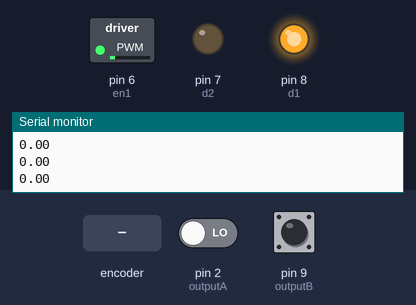
The sketch below on a simulated Arduino Uno, built with avr-gcc and run on an emulated ATmega328P. Parts: switched loads named in the sketch (green lamp = pin HIGH), output pins drawn as LEDs (lit = HIGH), the last lines printed to the serial monitor. The test bench sets the inputs (shaded band); at power-on: pin 2 (outputA) LOW, pin 9 (outputB) HIGH.

Above: at 1.2 s.
1.3 s: rotary encoder on pin 2 (outputA) / pin 9 (outputB) turned 1 step (first pin leading)
At 2.89 s:
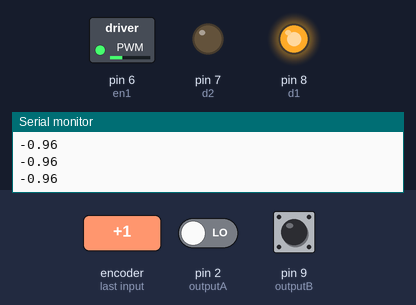
At 10.4 s:
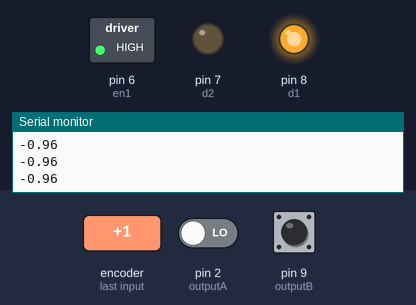
Timing chart, 0 to 11.9 s (numbered marks = the images above; inputs shaded):
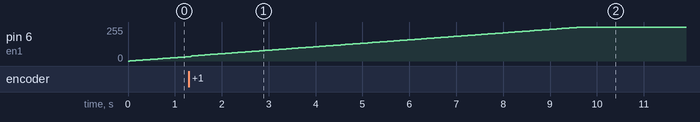

The sketch:

motor_position_control_new_equation.ino
```cpp
// Pin Allocation

int outputA = 2 ; // interrupt encoder
int outputB = 9 ; // direction encoder

int en1 = 6 ;     // motor enable-pwm
int d2 = 7 ;      // motor direction
int d1 = 8 ;      // motor direction

// Position Parameters

int encoder_pulse ;
float motor_degree ;

// Controller Variables

float Kp = 2.5 ;
float Ki = 1.0 ;
float Kd = 0.1 ;
float N = 20 ;

float Frequency  = 50 ;
float Ts = 1/Frequency ;

float control_output = 0 ;
float control_output_1 = 0 ;
float control_output_2 = 0 ;

float error = 0 ;
float error_1 = 0 ;
float error_2 = 0 ;

float angle_setpoint = 90 ;

float a0, a1, a2 ;
float b0, b1, b2 ;
float ku1 ;
float ku2 ;
float ke0, ke1, ke2 ;

void setup()
{
  Serial.begin (9600) ;

  pinMode(d1, OUTPUT) ;
  pinMode(d2, OUTPUT) ;
  pinMode(en1, OUTPUT) ;

  pinMode (outputA,INPUT) ;
  pinMode (outputB,INPUT) ;

  attachInterrupt(digitalPinToInterrupt(outputA), encoder, RISING) ;  // go to encoder function when there is a rising at outputA

// Timer1 Initialization

  cli() ;
  TCCR1A = 0 ;
  TCCR1B = 0 ;
  TCNT1  = 0 ;
  OCR1A = 311.5 ;
  TCCR1B |= (1 << WGM12) ;
  TCCR1B |= (1 << CS12) | (1 << CS10) ;
  TIMSK1 |= (1 << OCIE1A) ;
  sei() ;

 a0 = (1+N*Ts);
 a1 = -(2 + N*Ts);
 a2 = 1;

 b0 = Kp*(1+N*Ts) + Ki*Ts*(1+N*Ts) + Kd*N;
 b1 = -(Kp*(2+N*Ts) + Ki*Ts + 2*Kd*N);
 b2 = Kp + Kd*N;

 ku1 = a1/a0 ;
 ku2 = a2/a0 ;
 ke0 = b0/a0 ;
 ke1 = b1/a0 ;
 ke2 = b2/a0 ;

}

void loop()
{
Serial.println(motor_degree) ;
}

void encoder()
{
  if (digitalRead(outputB) == 1) {
       encoder_pulse ++ ; //cw
 }
  else {
       encoder_pulse -- ; //ccw
 }

   motor_degree = encoder_pulse*(360.0/374.0) ;
}

ISR(TIMER1_COMPA_vect)
{

  error = angle_setpoint - motor_degree ;
  control_output =  -ku1*control_output_1 - ku2*control_output_2 + ke0*error + ke1*error_1 + ke2*error_2 ;

  // Update Variable
  control_output_1 = control_output ;
  control_output_2 = control_output_1 ;
  error_1 = error ;
  error_2 = error_1 ;

  if (control_output>=255) {
    control_output = 255 ;
}

  if (error<0) {
    digitalWrite(d1,LOW) ;
    digitalWrite(d2, HIGH) ;
    analogWrite(en1, control_output) ;
 }

  else if (error>=0) {
    digitalWrite(d1, HIGH) ;
    digitalWrite(d2, LOW) ;
    analogWrite(en1, control_output) ;

 }
}
```
